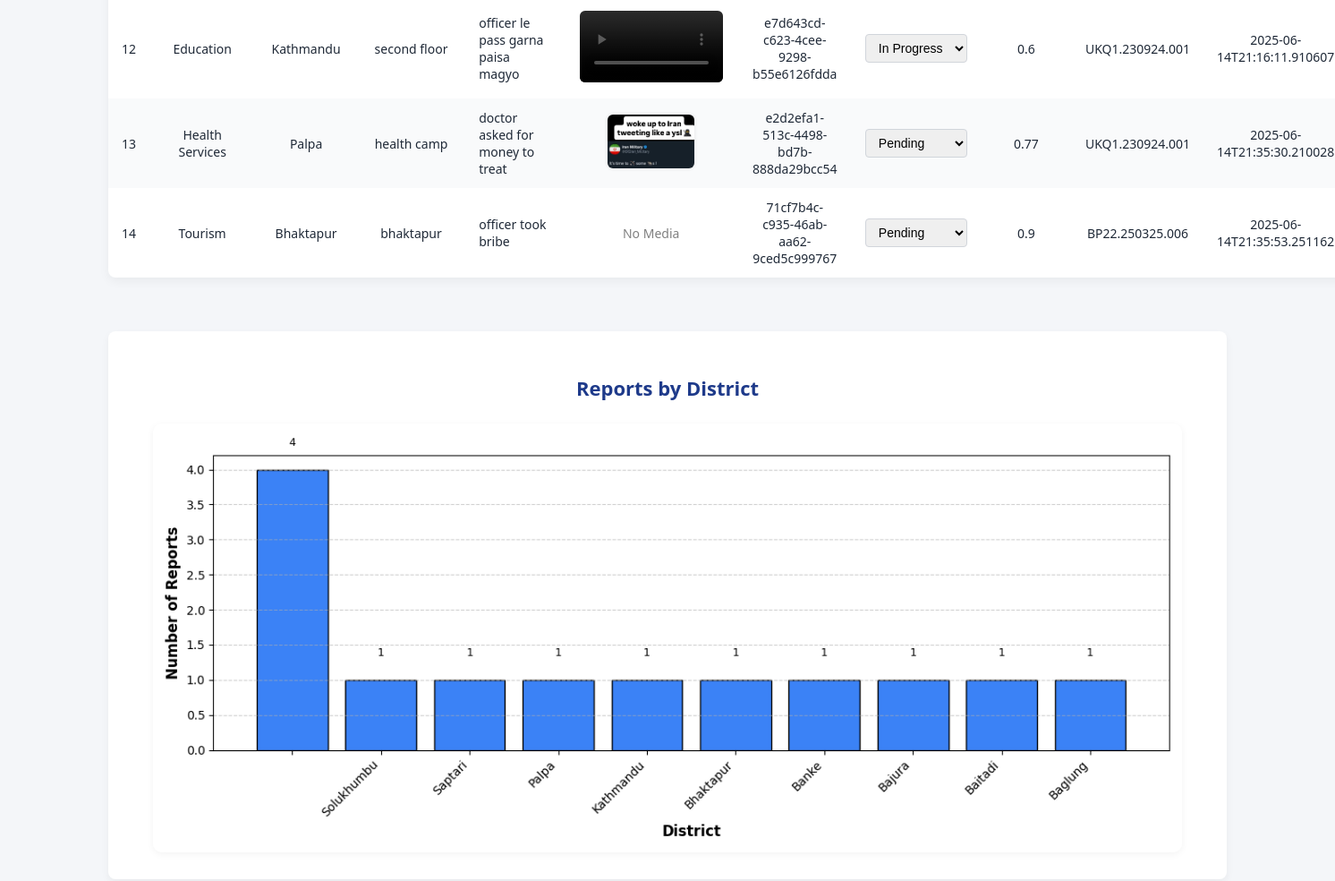
Before: / (middle part) with the older database file.
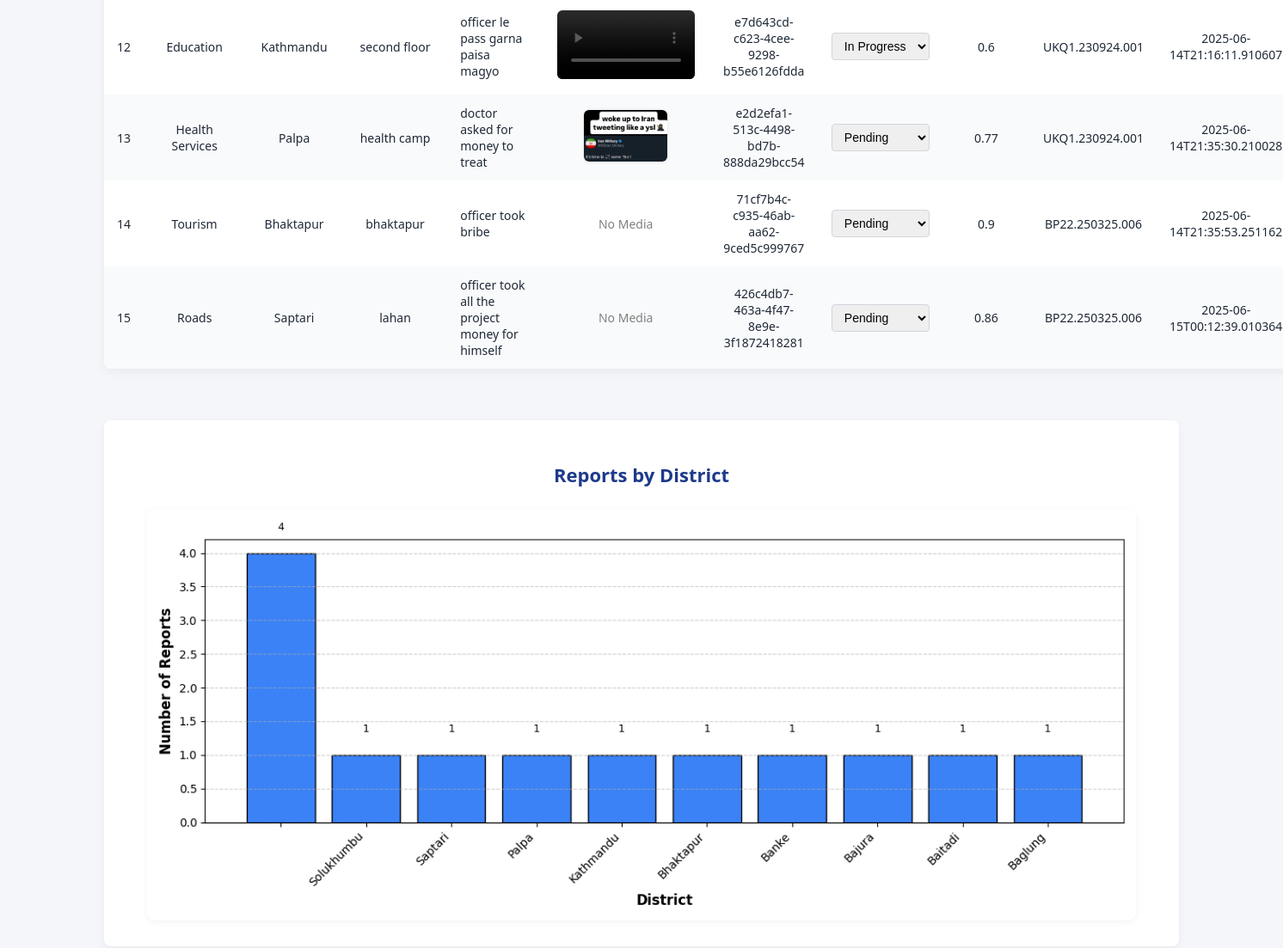
After: the same page with the newer database file.
### tables this page shows
CREATE TABLE reports (
            id INTEGER PRIMARY KEY AUTOINCREMENT,
            department TEXT,
            district TEXT,
            location TEXT,
            date TEXT,
            description TEXT,
            media TEXT,
            token TEXT,
            status TEXT,
            credibility_score REAL,
            device_id TEXT,
            timestamp TEXT
 );

### adminPanel/admin.py (the view)
@app.route('/')
def view_reports():
    selected_department = request.args.get("department")
    conn = sqlite3.connect(DB_PATH)
    cursor = conn.cursor()
    cursor.execute("SELECT DISTINCT department FROM reports WHERE department IS NOT NULL")
    all_departments = [row[0] for row in cursor.fetchall()]
    if selected_department and selected_department != "All":
        cursor.execute("""
            SELECT id, department, district, location, description, media, token, status,
                   credibility_score, device_id, timestamp
            FROM reports WHERE department = ?
        """, (selected_department,))
    else:
        cursor.execute("""
        SELECT id, department, district, location, description, media, token, status,
               credibility_score, device_id, timestamp
        FROM reports
    """)
    reports = cursor.fetchall()
    cursor.execute("""
        SELECT district, COUNT(*) as count
        FROM reports
        GROUP BY district
        ORDER BY count DESC
    """)
    district_data = cursor.fetchall()
    filtered_district_data = [(loc, count) for loc, count in district_data if loc is not None]
    district = [loc for loc, _ in filtered_district_data]
    district_counts = [count for _, count in filtered_district_data]
    graph_dir = os.path.join(os.path.dirname(__file__), 'static', 'graph')
    os.makedirs(graph_dir, exist_ok=True)
    loc_graph_path = os.path.join(graph_dir, 'location_graph.png')
    plt.figure(figsize=(12, 5))
    bars = plt.bar(district, district_counts, color='#3b82f6', edgecolor='black')
    for bar in bars:
        yval = bar.get_height()
        plt.text(bar.get_x() + bar.get_width() / 2, yval + 0.3, yval, ha='center', va='bottom', fontsize=9)
    plt.grid(axis='y', linestyle='--', alpha=0.6)
    plt.xlabel('District', fontsize=12, weight='bold')
    plt.ylabel('Number of Reports', fontsize=12, weight='bold')
    plt.xticks(rotation=45, ha='right', fontsize=10)
    plt.yticks(fontsize=10)
    plt.tight_layout()
    plt.savefig(loc_graph_path)
    plt.close()
    cursor.execute("""
        SELECT department, COUNT(*) as count
        FROM reports
        GROUP BY department
        ORDER BY count DESC
    """)
    dept_data = cursor.fetchall()
    filtered_dept_data = [(dept, count) for dept, count in dept_data if dept is not None]
    departments = [dept for dept, _ in filtered_dept_data]
    dept_counts = [count for _, count in filtered_dept_data]
    dept_graph_path = os.path.join(graph_dir, 'department_graph.png')
    plt.figure(figsize=(12, 5))
    plt.bar(departments, dept_counts, color='orange',edgecolor='black')
    plt.xlabel('Department')
    plt.ylabel('Number of Reports')
    plt.xticks(rotation=45, ha='right')
    plt.tight_layout()
    plt.savefig(dept_graph_path)
    plt.close()
    conn.close()
    return render_template(
        'index.html',
        reports=reports,
        departments=all_departments,
        selected_department=selected_department
    )

### adminPanel/templates/index.html (shortened to what this page needs)
<!DOCTYPE html>
<html lang="en">
<head>
</head>
<body>
    <div class="container">
        <table>
            {% for r in reports %}
            <tr>
                <td>{{ r[0] }}</td>
                <td>{{ r[1] }}</td>
                <td>{{ r[2] }}</td>
                <td>{{ r[3] }}</td>
                <td style="text-align: left;">{{ r[4][:100] }}{% if r[4]|length > 100 %}...{% endif %}</td>
                <td>
                    {% if r[5] %}
                        {% for file in r[5].split(',') %}
                            {% set ext = file.split('.')[-1].lower() %}
                            {% if ext in ['jpg', 'jpeg', 'png', 'gif'] %}
                                <a href="http://127.0.0.1:5000/media/{{ file }}" target="_blank" class="media-thumb">
                                    <img src="http://127.0.0.1:5000/media/{{ file }}" alt="{{ file }}" style="height: 60px; box-shadow: 0 0 4px rgba(0,0,0,0.1);">
                                </a>
                            {% elif ext in ['mp4', 'webm'] %}
                                <video controls style="height: 80px;" class="media-thumb">
                                    <source src="http://127.0.0.1:5000/media/{{ file }}" type="video/{{ ext }}">
                                </video>
                            {% else %}
                                <a href="http://127.0.0.1:5000/media/{{ file }}" target="_blank">{{ file }}</a>
                            {% endif %}
                        {% endfor %}
                    {% else %}
                        <span style="color: gray;">No Media</span>
                    {% endif %}
                </td>
                <td>{{ r[6] }}</td>
                <td>
                    <form method="POST" action="/update/{{ r[0] }}">
                        <select name="status" onchange="this.form.submit()">
                            <option value="Pending" {% if r[7] == "Pending" %}selected{% endif %}>Pending</option>
                            <option value="In Progress" {% if r[7] == "In Progress" %}selected{% endif %}>In Progress</option>
                        </select>
                    </form>
                </td>
                <td>{{ r[8] }}</td>
                <td>{{ r[9] }}</td>
                <td>{{ r[10] }}</td>
            </tr>
            {% endfor %}
        </table>
        <div class="graph-section">
            <h2>Reports by District</h2>
            <img src="{{ url_for('static', filename='graph/location_graph.png') }}" alt="Location Graph">
        </div>
    </div>
</body>
</html>

### adminPanel/templates/index.html (style rules this page uses)
body { margin: 0; padding: 0; font-family: 'Segoe UI', Tahoma, Geneva, Verdana, sans-serif; background-color: #f4f6f9; color: #1f2937; }
.container { max-width: 1250px; margin: 40px auto; padding: 0 20px; }
table { width: 100%; border-collapse: collapse; background: #ffffff; box-shadow: 0 4px 12px rgba(0,0,0,0.05); border-radius: 8px; overflow: hidden; }
tr:nth-child(even) { background-color: #f9fafb; }
select { padding: 6px 10px; font-size: 14px; border-radius: 4px; border: 1px solid #d1d5db; }
video, img { border-radius: 6px; margin: 4px; }
.media-thumb { display: inline-block; margin: 2px; }
.graph-section { margin-top: 60px; background: #ffffff; padding: 30px 20px; border-radius: 8px; box-shadow: 0 4px 10px rgba(0,0,0,0.05); }
.graph-section h2 { text-align: center; font-size: 22px; color: #1e3a8a; margin-bottom: 25px; }
.graph-section img { display: block; max-width: 95%; margin: 0 auto; border-radius: 10px; box-shadow: 0 2px 8px rgba(0,0,0,0.05); }

Changed rows visible on the page:
added reports: id "15", department "Roads", district "Saptari", location "lahan", description "officer took all the project money for himself", media "No Media", token "426c4db7-463a-4f47-8e9e-3f1872418281", credibility_score "0.86", device "BP22.250325.006", timestamp "2025-06-15T00:12:39.010364"
